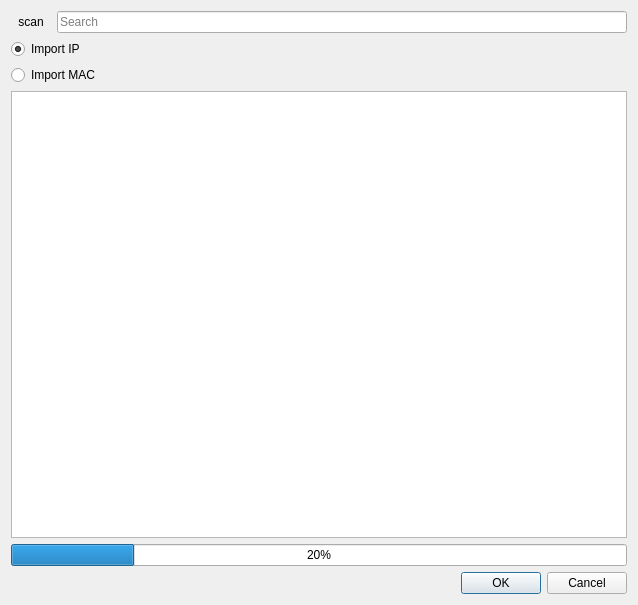
<?xml version="1.0" encoding="UTF-8"?>
<ui version="4.0">
 <class>ScanIpDialog</class>
 <widget class="QDialog" name="ScanIpDialog">
  <property name="geometry">
   <rect>
    <x>0</x>
    <y>0</y>
    <width>638</width>
    <height>605</height>
   </rect>
  </property>
  <property name="windowTitle">
   <string>UDP Scan Dialog</string>
  </property>
  <layout class="QVBoxLayout" name="verticalLayout">
   <item>
    <layout class="QHBoxLayout" name="horizontalLayout">
     <item>
      <widget class="QToolButton" name="toolButton">
       <property name="text">
        <string>scan</string>
       </property>
       <property name="autoRaise">
        <bool>true</bool>
       </property>
      </widget>
     </item>
     <item>
      <widget class="QLineEdit" name="lineEdit">
       <property name="placeholderText">
        <string>Search</string>
       </property>
       <property name="clearButtonEnabled">
        <bool>true</bool>
       </property>
      </widget>
     </item>
    </layout>
   </item>
   <item>
    <widget class="QRadioButton" name="radioButton">
     <property name="text">
      <string>Import IP</string>
     </property>
     <property name="checked">
      <bool>true</bool>
     </property>
    </widget>
   </item>
   <item>
    <widget class="QRadioButton" name="radioButton_2">
     <property name="text">
      <string>Import MAC</string>
     </property>
    </widget>
   </item>
   <item>
    <widget class="QTableView" name="lvDevHistory">
     <property name="editTriggers">
      <set>QAbstractItemView::NoEditTriggers</set>
     </property>
     <property name="alternatingRowColors">
      <bool>true</bool>
     </property>
     <property name="selectionMode">
      <enum>QAbstractItemView::SingleSelection</enum>
     </property>
     <property name="selectionBehavior">
      <enum>QAbstractItemView::SelectRows</enum>
     </property>
     <property name="sortingEnabled">
      <bool>true</bool>
     </property>
     <attribute name="horizontalHeaderDefaultSectionSize">
      <number>200</number>
     </attribute>
    </widget>
   </item>
   <item>
    <widget class="QProgressBar" name="progressBar">
     <property name="value">
      <number>20</number>
     </property>
    </widget>
   </item>
   <item>
    <widget class="QDialogButtonBox" name="buttonBox">
     <property name="orientation">
      <enum>Qt::Horizontal</enum>
     </property>
     <property name="standardButtons">
      <set>QDialogButtonBox::Cancel|QDialogButtonBox::Ok</set>
     </property>
    </widget>
   </item>
  </layout>
 </widget>
 <resources/>
 <connections>
  <connection>
   <sender>buttonBox</sender>
   <signal>accepted()</signal>
   <receiver>ScanIpDialog</receiver>
   <slot>accept()</slot>
   <hints>
    <hint type="sourcelabel">
     <x>248</x>
     <y>254</y>
    </hint>
    <hint type="destinationlabel">
     <x>157</x>
     <y>274</y>
    </hint>
   </hints>
  </connection>
  <connection>
   <sender>buttonBox</sender>
   <signal>rejected()</signal>
   <receiver>ScanIpDialog</receiver>
   <slot>reject()</slot>
   <hints>
    <hint type="sourcelabel">
     <x>316</x>
     <y>260</y>
    </hint>
    <hint type="destinationlabel">
     <x>286</x>
     <y>274</y>
    </hint>
   </hints>
  </connection>
 </connections>
</ui>
